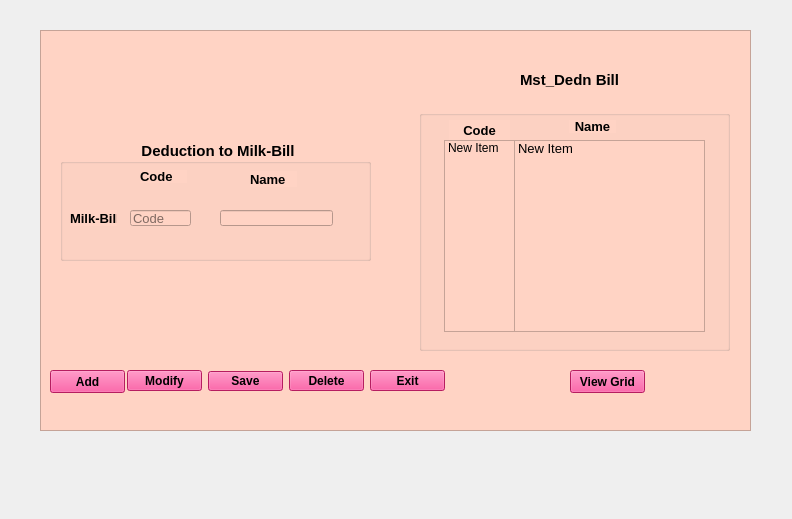
<?xml version="1.0" encoding="UTF-8"?>
<ui version="4.0">
 <class>Form</class>
 <widget class="QWidget" name="Form">
  <property name="geometry">
   <rect>
    <x>0</x>
    <y>0</y>
    <width>792</width>
    <height>519</height>
   </rect>
  </property>
  <property name="windowTitle">
   <string>Form</string>
  </property>
  <widget class="QFrame" name="frame">
   <property name="geometry">
    <rect>
     <x>40</x>
     <y>30</y>
     <width>711</width>
     <height>401</height>
    </rect>
   </property>
   <property name="font">
    <font>
     <pointsize>10</pointsize>
    </font>
   </property>
   <property name="styleSheet">
    <string notr="true">background-color: rgb(135, 189, 216);
background-color: rgb(225, 114, 255);
background-color: rgb(255, 211, 196);</string>
   </property>
   <property name="frameShape">
    <enum>QFrame::StyledPanel</enum>
   </property>
   <property name="frameShadow">
    <enum>QFrame::Raised</enum>
   </property>
   <widget class="QGroupBox" name="Deduction">
    <property name="geometry">
     <rect>
      <x>20</x>
      <y>110</y>
      <width>311</width>
      <height>121</height>
     </rect>
    </property>
    <property name="font">
     <font>
      <pointsize>11</pointsize>
      <weight>75</weight>
      <bold>true</bold>
     </font>
    </property>
    <property name="styleSheet">
     <string notr="true">QGroupBox{border:2px solid Black;};</string>
    </property>
    <property name="title">
     <string>Deduction to Milk-Bill</string>
    </property>
    <property name="alignment">
     <set>Qt::AlignCenter</set>
    </property>
    <widget class="QLabel" name="Code">
     <property name="geometry">
      <rect>
       <x>80</x>
       <y>30</y>
       <width>47</width>
       <height>13</height>
      </rect>
     </property>
     <property name="font">
      <font>
       <pointsize>10</pointsize>
       <weight>75</weight>
       <bold>true</bold>
      </font>
     </property>
     <property name="text">
      <string>Code</string>
     </property>
    </widget>
    <widget class="QLabel" name="Name">
     <property name="geometry">
      <rect>
       <x>190</x>
       <y>31</y>
       <width>47</width>
       <height>16</height>
      </rect>
     </property>
     <property name="font">
      <font>
       <pointsize>10</pointsize>
       <weight>75</weight>
       <bold>true</bold>
      </font>
     </property>
     <property name="text">
      <string>Name</string>
     </property>
    </widget>
    <widget class="QLabel" name="Milk_bill">
     <property name="geometry">
      <rect>
       <x>10</x>
       <y>70</y>
       <width>47</width>
       <height>16</height>
      </rect>
     </property>
     <property name="font">
      <font>
       <pointsize>10</pointsize>
       <weight>75</weight>
       <bold>true</bold>
      </font>
     </property>
     <property name="text">
      <string>Milk-Bill</string>
     </property>
    </widget>
    <widget class="QLineEdit" name="Code_text">
     <property name="enabled">
      <bool>false</bool>
     </property>
     <property name="geometry">
      <rect>
       <x>70</x>
       <y>70</y>
       <width>61</width>
       <height>16</height>
      </rect>
     </property>
     <property name="font">
      <font>
       <pointsize>10</pointsize>
      </font>
     </property>
     <property name="placeholderText">
      <string>Code</string>
     </property>
    </widget>
    <widget class="QLineEdit" name="name_text">
     <property name="geometry">
      <rect>
       <x>160</x>
       <y>70</y>
       <width>113</width>
       <height>16</height>
      </rect>
     </property>
     <property name="font">
      <font>
       <pointsize>10</pointsize>
      </font>
     </property>
     <property name="placeholderText">
      <string/>
     </property>
    </widget>
   </widget>
   <widget class="QLabel" name="Mst_dedn_bill">
    <property name="geometry">
     <rect>
      <x>480</x>
      <y>40</y>
      <width>111</width>
      <height>20</height>
     </rect>
    </property>
    <property name="font">
     <font>
      <pointsize>11</pointsize>
      <weight>75</weight>
      <bold>true</bold>
     </font>
    </property>
    <property name="text">
     <string>Mst_Dedn Bill</string>
    </property>
   </widget>
   <widget class="QPushButton" name="View_grid_btn">
    <property name="geometry">
     <rect>
      <x>530</x>
      <y>340</y>
      <width>75</width>
      <height>23</height>
     </rect>
    </property>
    <property name="font">
     <font>
      <weight>75</weight>
      <bold>true</bold>
     </font>
    </property>
    <property name="styleSheet">
     <string notr="true">background-color: rgb(255, 210, 183);
background-color: rgb(188, 255, 244);
background-color: rgb(255, 41, 134);</string>
    </property>
    <property name="text">
     <string>View Grid</string>
    </property>
   </widget>
   <widget class="QPushButton" name="Exit_btn">
    <property name="geometry">
     <rect>
      <x>330</x>
      <y>340</y>
      <width>75</width>
      <height>21</height>
     </rect>
    </property>
    <property name="font">
     <font>
      <weight>75</weight>
      <bold>true</bold>
     </font>
    </property>
    <property name="styleSheet">
     <string notr="true">background-color: rgb(255, 121, 161);
background-color: rgb(143, 216, 255);
background-color: rgb(255, 41, 134);</string>
    </property>
    <property name="text">
     <string>Exit</string>
    </property>
   </widget>
   <widget class="QPushButton" name="Delete_btn">
    <property name="geometry">
     <rect>
      <x>249</x>
      <y>340</y>
      <width>75</width>
      <height>21</height>
     </rect>
    </property>
    <property name="font">
     <font>
      <weight>75</weight>
      <bold>true</bold>
     </font>
    </property>
    <property name="styleSheet">
     <string notr="true">background-color: rgb(255, 205, 189);
background-color: rgb(255, 102, 151);
background-color: rgb(255, 41, 134);</string>
    </property>
    <property name="text">
     <string>Delete</string>
    </property>
   </widget>
   <widget class="QPushButton" name="add_btn">
    <property name="geometry">
     <rect>
      <x>10</x>
      <y>340</y>
      <width>75</width>
      <height>23</height>
     </rect>
    </property>
    <property name="font">
     <font>
      <weight>75</weight>
      <bold>true</bold>
     </font>
    </property>
    <property name="styleSheet">
     <string notr="true">background-color: rgb(166, 158, 255);
background-color: rgb(255, 41, 134);</string>
    </property>
    <property name="text">
     <string>Add</string>
    </property>
   </widget>
   <widget class="QPushButton" name="Save_btn">
    <property name="geometry">
     <rect>
      <x>168</x>
      <y>341</y>
      <width>75</width>
      <height>20</height>
     </rect>
    </property>
    <property name="font">
     <font>
      <weight>75</weight>
      <bold>true</bold>
     </font>
    </property>
    <property name="styleSheet">
     <string notr="true">background-color: rgb(255, 156, 196);
background-color: rgb(255, 41, 134);</string>
    </property>
    <property name="text">
     <string>Save</string>
    </property>
   </widget>
   <widget class="QPushButton" name="Modify_btn">
    <property name="geometry">
     <rect>
      <x>87</x>
      <y>340</y>
      <width>75</width>
      <height>21</height>
     </rect>
    </property>
    <property name="font">
     <font>
      <weight>75</weight>
      <bold>true</bold>
     </font>
    </property>
    <property name="styleSheet">
     <string notr="true">background-color: rgb(255, 156, 196);
background-color: rgb(255, 41, 134);</string>
    </property>
    <property name="text">
     <string>Modify</string>
    </property>
   </widget>
   <widget class="QGroupBox" name="groupBox">
    <property name="geometry">
     <rect>
      <x>379</x>
      <y>80</y>
      <width>311</width>
      <height>241</height>
     </rect>
    </property>
    <property name="styleSheet">
     <string notr="true">QGroupBox{border:2px solid Black;};</string>
    </property>
    <property name="title">
     <string/>
    </property>
    <widget class="QLabel" name="name1">
     <property name="geometry">
      <rect>
       <x>150</x>
       <y>10</y>
       <width>47</width>
       <height>13</height>
      </rect>
     </property>
     <property name="font">
      <font>
       <pointsize>10</pointsize>
       <weight>75</weight>
       <bold>true</bold>
      </font>
     </property>
     <property name="text">
      <string>Name</string>
     </property>
     <property name="alignment">
      <set>Qt::AlignCenter</set>
     </property>
    </widget>
    <widget class="QListWidget" name="listWidget_name">
     <property name="geometry">
      <rect>
       <x>95</x>
       <y>30</y>
       <width>191</width>
       <height>192</height>
      </rect>
     </property>
     <property name="font">
      <font>
       <pointsize>10</pointsize>
      </font>
     </property>
     <item>
      <property name="text">
       <string>New Item</string>
      </property>
     </item>
    </widget>
    <widget class="QListWidget" name="listWidget_code">
     <property name="geometry">
      <rect>
       <x>25</x>
       <y>30</y>
       <width>71</width>
       <height>192</height>
      </rect>
     </property>
     <item>
      <property name="text">
       <string>New Item</string>
      </property>
     </item>
    </widget>
    <widget class="QLabel" name="code1">
     <property name="geometry">
      <rect>
       <x>30</x>
       <y>10</y>
       <width>61</width>
       <height>20</height>
      </rect>
     </property>
     <property name="font">
      <font>
       <pointsize>10</pointsize>
       <weight>75</weight>
       <bold>true</bold>
      </font>
     </property>
     <property name="styleSheet">
      <string notr="true">QGroupBox{border:2px solid Black;};</string>
     </property>
     <property name="text">
      <string>Code</string>
     </property>
     <property name="alignment">
      <set>Qt::AlignCenter</set>
     </property>
    </widget>
   </widget>
  </widget>
 </widget>
 <resources/>
 <connections/>
</ui>
